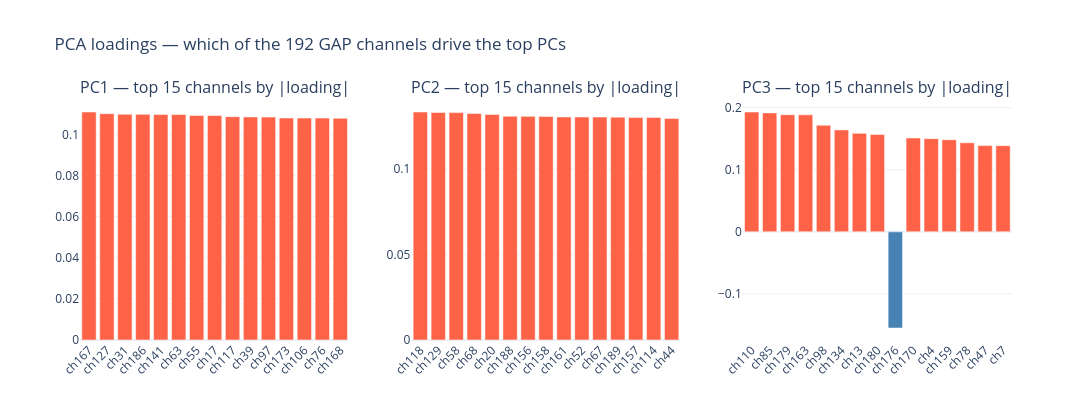

Notebook code for this chart:
### Code cell
# Top channels driving PC1, PC2, PC3.
loadings = pca.components_[:3]                # (3, 192)
top_k = 15
fig = make_subplots(rows=1, cols=3, subplot_titles=[f'PC{i+1} — top {top_k} channels by |loading|' for i in range(3)])
for i in range(3):
    idx = np.argsort(-np.abs(loadings[i]))[:top_k]
    vals = loadings[i, idx]
    colors = ['tomato' if v > 0 else 'steelblue' for v in vals]
    fig.add_trace(go.Bar(x=[f'ch{c}' for c in idx], y=vals, marker_color=colors, showlegend=False), row=1, col=i+1)
    fig.update_xaxes(tickangle=-45, row=1, col=i+1)
fig.update_layout(template='plotly_white', width=1300, height=420,
    title='PCA loadings — which of the 192 GAP channels drive the top PCs')
fig.show()

### Figure 1 — Plotly figure (JSON) as saved in the notebook; plotly's stock layout.template omitted (floating-point values rounded to 4 significant figures)
{"data": [{"marker": {"color": ["tomato", "tomato", "tomato", "tomato", "tomato", "tomato", "tomato", "tomato", "tomato", "tomato", "tomato", "tomato", "tomato", "tomato", "tomato"]}, "showlegend": false, "type": "bar", "x": ["ch167", "ch127", "ch31", "ch186", "ch141", "ch63", "ch55", "ch17", "ch117", "ch39", "ch97", "ch173", "ch106", "ch76", "ch168"], "xaxis": "x", "y": [0.1109, 0.1101, 0.1098, 0.1097, 0.1096, 0.1096, 0.1092, 0.1092, 0.1086, 0.1085, 0.1084, 0.108, 0.1079, 0.1079, 0.1078], "yaxis": "y"}, {"marker": {"color": ["tomato", "tomato", "tomato", "tomato", "tomato", "tomato", "tomato", "tomato", "tomato", "tomato", "tomato", "tomato", "tomato", "tomato", "tomato"]}, "showlegend": false, "type": "bar", "x": ["ch118", "ch129", "ch58", "ch68", "ch20", "ch188", "ch156", "ch158", "ch161", "ch52", "ch67", "ch189", "ch157", "ch114", "ch44"], "xaxis": "x2", "y": [0.1333, 0.133, 0.1329, 0.1324, 0.1318, 0.1308, 0.1307, 0.1307, 0.1304, 0.1303, 0.1303, 0.1302, 0.1301, 0.1301, 0.1295], "yaxis": "y2"}, {"marker": {"color": ["tomato", "tomato", "tomato", "tomato", "tomato", "tomato", "tomato", "tomato", "steelblue", "tomato", "tomato", "tomato", "tomato", "tomato", "tomato"]}, "showlegend": false, "type": "bar", "x": ["ch110", "ch85", "ch179", "ch163", "ch98", "ch134", "ch13", "ch180", "ch176", "ch170", "ch4", "ch159", "ch78", "ch47", "ch7"], "xaxis": "x3", "y": [0.1931, 0.1917, 0.1888, 0.1886, 0.1717, 0.1643, 0.1587, 0.1569, -0.155, 0.1513, 0.1502, 0.1484, 0.1435, 0.1389, 0.1389], "yaxis": "y3"}], "layout": {"annotations": [{"font": {"size": 16}, "showarrow": false, "text": "PC1 — top 15 channels by |loading|", "x": 0.1444, "xanchor": "center", "xref": "paper", "y": 1.0, "yanchor": "bottom", "yref": "paper"}, {"font": {"size": 16}, "showarrow": false, "text": "PC2 — top 15 channels by |loading|", "x": 0.5, "xanchor": "center", "xref": "paper", "y": 1.0, "yanchor": "bottom", "yref": "paper"}, {"font": {"size": 16}, "showarrow": false, "text": "PC3 — top 15 channels by |loading|", "x": 0.8556, "xanchor": "center", "xref": "paper", "y": 1.0, "yanchor": "bottom", "yref": "paper"}], "height": 420, "title": {"text": "PCA loadings — which of the 192 GAP channels drive the top PCs"}, "width": 1300, "xaxis": {"anchor": "y", "domain": [0.0, 0.2889], "tickangle": -45}, "xaxis2": {"anchor": "y2", "domain": [0.3556, 0.6444], "tickangle": -45}, "xaxis3": {"anchor": "y3", "domain": [0.7111, 1.0], "tickangle": -45}, "yaxis": {"anchor": "x", "domain": [0.0, 1.0]}, "yaxis2": {"anchor": "x2", "domain": [0.0, 1.0]}, "yaxis3": {"anchor": "x3", "domain": [0.0, 1.0]}}}
